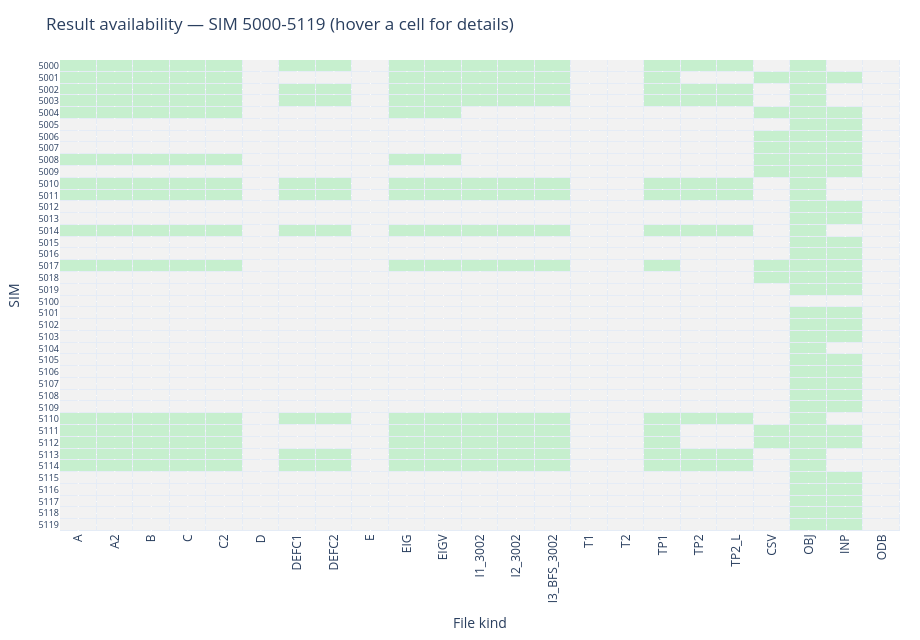

Notebook cell for this chart:
### Markdown cell above
## Interactive heatmap (hover any cell to see SIM, kind, status, size)

### Code cell
import plotly.graph_objects as go

status_map = {'missing': 0, 'invalid': 1, 'valid': 2}
status_code = status_df.apply(lambda col: col.map(status_map)).astype(int)

# customdata carries (status, size_kb) per cell so the hover text can show
# the exact simulation, file kind, status, and size on mouseover.
customdata = np.dstack([
    status_df.values,
    size_kb_df.values,
])

fig = go.Figure(data=go.Heatmap(
    z=status_code.values,
    x=ALL_KINDS,
    y=[str(s) for s in SIMS],
    customdata=customdata,
    colorscale=[[0.0, '#f2f2f2'], [0.33, '#f2f2f2'],
                [0.34, '#ffc7ce'], [0.66, '#ffc7ce'],
                [0.67, '#c6efce'], [1.0, '#c6efce']],
    zmin=0, zmax=2,
    showscale=False,
    xgap=1, ygap=1,
    hovertemplate=(
        'SIM %{y}<br>'
        'kind: %{x}<br>'
        'status: %{customdata[0]}<br>'
        'size: %{customdata[1]:.1f} KB'
        '<extra></extra>'
    ),
))

fig.update_layout(
    title=f'Result availability — SIM {SIM_START}-{SIM_END} (hover a cell for details)',
    xaxis_title='File kind',
    yaxis_title='SIM',
    width=max(700, 40 * len(ALL_KINDS)),
    height=max(500, 16 * len(SIMS)),
    yaxis=dict(autorange='reversed', type='category', tickfont=dict(size=9)),
    xaxis=dict(type='category', tickangle=-90),
    margin=dict(l=60, r=20, t=60, b=100),
)
fig.show()

### Figure 1 — Plotly figure (JSON) as saved in the notebook; plotly's stock layout.template omitted (floating-point values rounded to 4 significant figures; data arrays with more than 128 entries replaced by an {"elided": "..."} marker saying what was removed)
{"data": [{"colorscale": [[0, "#f2f2f2"], [0.33, "#f2f2f2"], [0.34, "#ffc7ce"], [0.66, "#ffc7ce"], [0.67, "#c6efce"], [1, "#c6efce"]], "customdata": {"elided": "40x23x2 mixed values"}, "hovertemplate": "SIM %{y}<br>kind: %{x}<br>status: %{customdata[0]}<br>size: %{customdata[1]:.1f} KB<extra></extra>", "showscale": false, "type": "heatmap", "x": ["A", "A2", "B", "C", "C2", "D", "DEFC1", "DEFC2", "E", "EIG", "EIGV", "I1_3002", "I2_3002", "I3_BFS_3002", "T1", "T2", "TP1", "TP2", "TP2_L", "CSV", "OBJ", "INP", "ODB"], "xgap": 1, "y": ["5000", "5001", "5002", "5003", "5004", "5005", "5006", "5007", "5008", "5009", "5010", "5011", "5012", "5013", "5014", "5015", "5016", "5017", "5018", "5019", "5100", "5101", "5102", "5103", "5104", "5105", "5106", "5107", "5108", "5109", "5110", "5111", "5112", "5113", "5114", "5115", "5116", "5117", "5118", "5119"], "ygap": 1, "z": {"elided": "40x23 int values"}, "zmax": 2, "zmin": 0}], "layout": {"height": 640, "margin": {"b": 100, "l": 60, "r": 20, "t": 60}, "title": {"text": "Result availability — SIM 5000-5119 (hover a cell for details)"}, "width": 920, "xaxis": {"tickangle": -90, "title": {"text": "File kind"}, "type": "category"}, "yaxis": {"autorange": "reversed", "tickfont": {"size": 9}, "title": {"text": "SIM"}, "type": "category"}}}
